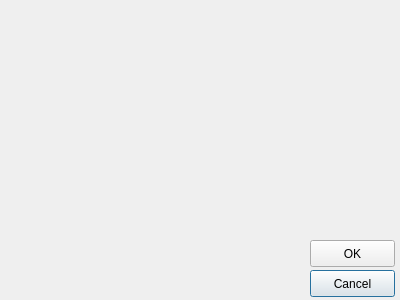
<?xml version="1.0" encoding="UTF-8"?>
<ui version="4.0">
 <class>Dialog</class>
 <widget class="QDialog" name="Dialog">
  <property name="geometry">
   <rect>
    <x>0</x>
    <y>0</y>
    <width>400</width>
    <height>300</height>
   </rect>
  </property>
  <property name="windowTitle">
   <string>Dialog</string>
  </property>
  <widget class="QWidget" name="horizontalLayoutWidget">
   <property name="geometry">
    <rect>
     <x>0</x>
     <y>0</y>
     <width>281</width>
     <height>301</height>
    </rect>
   </property>
   <layout class="QHBoxLayout" name="horizontalLayout"/>
  </widget>
  <widget class="QPushButton" name="pushButtonCancel">
   <property name="geometry">
    <rect>
     <x>310</x>
     <y>270</y>
     <width>85</width>
     <height>27</height>
    </rect>
   </property>
   <property name="text">
    <string>Cancel</string>
   </property>
  </widget>
  <widget class="QPushButton" name="pushButtonOk">
   <property name="geometry">
    <rect>
     <x>310</x>
     <y>240</y>
     <width>85</width>
     <height>27</height>
    </rect>
   </property>
   <property name="text">
    <string>OK</string>
   </property>
  </widget>
 </widget>
 <resources/>
 <connections/>
</ui>
